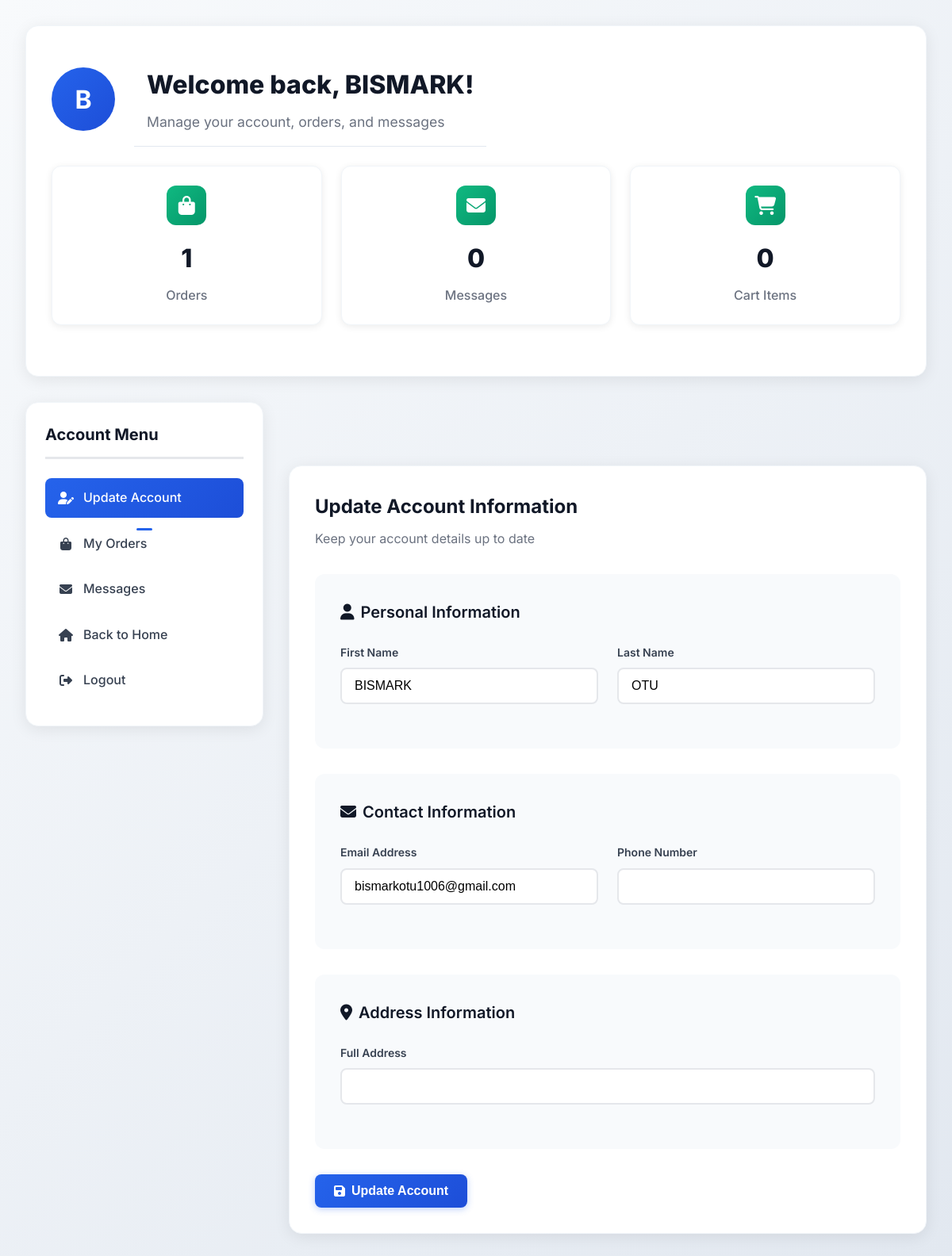
The page /update_account.php (signed in) on the database its author committed.
### tables this page shows
CREATE TABLE `users` (
  `id` int(11) NOT NULL,
  `fname` varchar(50) NOT NULL,
  `lname` varchar(50) NOT NULL,
  `email` varchar(100) NOT NULL,
  `phone` varchar(20) DEFAULT NULL,
  `passwd` varchar(255) NOT NULL,
  `address` text DEFAULT NULL,
  `created_at` timestamp NOT NULL DEFAULT current_timestamp()
);

### update_account.php (the view, shortened to what this page needs)
<?php
include('db.php');
$user_id = $_SESSION['user_id'];
$user = $conn->query("SELECT fname, lname, address, email, phone FROM users WHERE id='$user_id'")->fetch_assoc();
$orders_count = $conn->query("SELECT COUNT(*) as count FROM orders WHERE user_id = '$user_id'")->fetch_assoc()['count'];
$messages_count = $conn->query("SELECT COUNT(*) as count FROM contact_messages WHERE user_id = '$user_id'")->fetch_assoc()['count'];
$cart_count = $conn->query("SELECT COUNT(*) as count FROM cart WHERE user_id = '$user_id'")->fetch_assoc()['count'];
?>
<!DOCTYPE html>
<html lang="en">
<head>
    <link rel="stylesheet" href="styles/modern_style.css">
</head>
<body>
    <div class="user-dashboard">
        <div class="dashboard-container">
            <div class="dashboard-header">
                <div class="user-welcome">
                    <div class="user-avatar">
                        <?php echo strtoupper(substr($user['fname'], 0, 1)); ?>
                    </div>
                    <div class="user-info">
                        <h1>Welcome back, <?php echo htmlspecialchars($user['fname']); ?>!</h1>
                        <p>Manage your account, orders, and messages</p>
                    </div>
                </div>
                <div class="stats-grid">
                    <div class="stat-card">
                        <div class="stat-icon">
                            <i class="fas fa-shopping-bag"></i>
                        </div>
                        <div class="stat-number"><?php echo $orders_count; ?></div>
                        <div class="stat-label">Orders</div>
                    </div>
                    <div class="stat-card">
                        <div class="stat-icon">
                            <i class="fas fa-envelope"></i>
                        </div>
                        <div class="stat-number"><?php echo $messages_count; ?></div>
                        <div class="stat-label">Messages</div>
                    </div>
                    <div class="stat-card">
                        <div class="stat-icon">
                            <i class="fas fa-shopping-cart"></i>
                        </div>
                        <div class="stat-number"><?php echo $cart_count; ?></div>
                        <div class="stat-label">Cart Items</div>
                    </div>
                </div>
            </div>
            <div class="dashboard-content">
                <aside class="sidebar">
                    <h3 class="sidebar-title">Account Menu</h3>
                    <ul class="nav-menu">
                        <li class="nav-item">
                            <a href="update_account.php" class="nav-link active">
                                <i class="fas fa-user-edit"></i>
                                <span>Update Account</span>
                            </a>
                        </li>
                        <li class="nav-item">
                            <a href="user_orders.php" class="nav-link">
                                <i class="fas fa-shopping-bag"></i>
                                <span>My Orders</span>
                            </a>
                        </li>
                        <li class="nav-item">
                            <a href="user_messages.php" class="nav-link">
                                <i class="fas fa-envelope"></i>
                                <span>Messages</span>
                            </a>
                        </li>
                        <li class="nav-item">
                            <a href="index.php" class="nav-link">
                                <i class="fas fa-home"></i>
                                <span>Back to Home</span>
                            </a>
                        </li>
                        <li class="nav-item">
                            <a href="logout.php" class="nav-link">
                                <i class="fas fa-sign-out-alt"></i>
                                <span>Logout</span>
                            </a>
                        </li>
                    </ul>
                </aside>
                <main class="main-content">
                    <div class="content-header">
                        <h2 class="content-title">Update Account Information</h2>
                        <p class="content-subtitle">Keep your account details up to date</p>
                    </div>
                    <form method="post">
                        <div class="form-section">
                            <h3><i class="fas fa-user"></i> Personal Information</h3>
                            <div class="form-grid">
                                <div class="form-group">
                                    <label class="form-label" for="fname">First Name</label>
                                    <input type="text" id="fname" name="fname" class="form-input"
                                           value="<?php echo htmlspecialchars($user['fname']); ?>" required>
                                </div>
                                <div class="form-group">
                                    <label class="form-label" for="lname">Last Name</label>
                                    <input type="text" id="lname" name="lname" class="form-input"
                                           value="<?php echo htmlspecialchars($user['lname']); ?>" required>
                                </div>
                            </div>
                        </div>
                        <div class="form-section">
                            <h3><i class="fas fa-envelope"></i> Contact Information</h3>
                            <div class="form-grid">
                                <div class="form-group">
                                    <label class="form-label" for="email">Email Address</label>
                                    <input type="email" id="email" name="email" class="form-input"
                                           value="<?php echo htmlspecialchars($user['email']); ?>" required>
                                </div>
                                <div class="form-group">
                                    <label class="form-label" for="phone">Phone Number</label>
                                    <input type="tel" id="phone" name="phone" class="form-input"
                                           value="<?php echo htmlspecialchars($user['phone'] ?? ''); ?>">
                                </div>
                            </div>
                        </div>
                        <div class="form-section">
                            <h3><i class="fas fa-map-marker-alt"></i> Address Information</h3>
                            <div class="form-group">
                                <label class="form-label" for="address">Full Address</label>
                                <input type="text" id="address" name="address" class="form-input"
                                       value="<?php echo htmlspecialchars($user['address']); ?>" required>
                            </div>
                        </div>
                        <button type="submit" class="btn btn-primary">
                            <i class="fas fa-save"></i>
                            Update Account
                        </button>
                    </form>
                </main>
            </div>
        </div>
    </div>
</body>
</html>

### styles/modern_style.css (style rules this page uses)
:root { --primary-color: #2563eb; --primary-dark: #1d4ed8; --secondary-color: #64748b; --accent-color: #f59e0b; --success-color: #10b981; --danger-color: #ef4444; --warning-color: #f59e0b; --text-primary: #1e293b; --text-secondary: #64748b; --text-light: #94a3b8; --bg-primary: #ffffff; --bg-secondary: #f8fafc; --bg-tertiary: #f1f5f9; --border-color: #e2e8f0; --border-radius: 12px; --shadow-sm: 0 1px 2px 0 rgb(0 0 0 / 0.05); --shadow-md: 0 4px 6px -1px rgb(0 0 0 / 0.1), 0 2px 4px -2px rgb(0 0 0 / 0.1); --shadow-lg: 0 10px 15px -3px rgb(0 0 0 / 0.1), 0 4px 6px -4px rgb(0 0 0 / 0.1); --shadow-xl: 0 20px 25px -5px rgb(0 0 0 / 0.1), 0 8px 10px -6px rgb(0 0 0 / 0.1); --transition: all 0.3s cubic-bezier(0.4, 0, 0.2, 1); }
* { margin: 0; padding: 0; box-sizing: border-box; }
body { font-family: 'Inter', -apple-system, BlinkMacSystemFont, 'Segoe UI', Roboto, sans-serif; line-height: 1.6; color: var(--text-primary); background-color: var(--bg-secondary); font-size: 16px; }
.nav-link { text-decoration: none; color: var(--text-secondary); font-weight: 500; padding: 0.75rem 1rem; border-radius: var(--border-radius); transition: var(--transition); position: relative; }
.nav-link:hover, .nav-link.active { color: var(--primary-color); background-color: var(--bg-tertiary); }
.nav-link.active::after { content: ''; position: absolute; bottom: -1rem; left: 50%; transform: translateX(-50%); width: 20px; height: 3px; background-color: var(--primary-color); border-radius: 2px; }
.user-info { padding: 1rem; border-bottom: 1px solid var(--border-color); }
.user-info p { font-size: 0.875rem; color: var(--text-secondary); }
main { margin-top: 80px; min-height: calc(100vh - 80px); padding: 2rem; }
.btn { padding: 0.75rem 1.5rem; border: none; border-radius: var(--border-radius); font-weight: 600; cursor: pointer; transition: var(--transition); text-decoration: none; display: inline-flex; align-items: center; gap: 0.5rem; font-size: 0.95rem; }
.btn-primary { background: var(--primary-color); color: white; }
.form-group { margin-bottom: 1.5rem; }
.form-label { display: block; margin-bottom: 0.5rem; font-weight: 600; color: var(--text-primary); }
.form-input { width: 100%; padding: 0.75rem 1rem; border: 1px solid var(--border-color); border-radius: var(--border-radius); font-size: 1rem; transition: var(--transition); background-color: var(--bg-primary); }

### rows shown on the page
users: fname "B", fname "BISMARK", lname "OTU", email "bismarkotu1006@gmail.com"

### other values the page prints
$orders_count "1"
$messages_count "0"
$cart_count "0"
